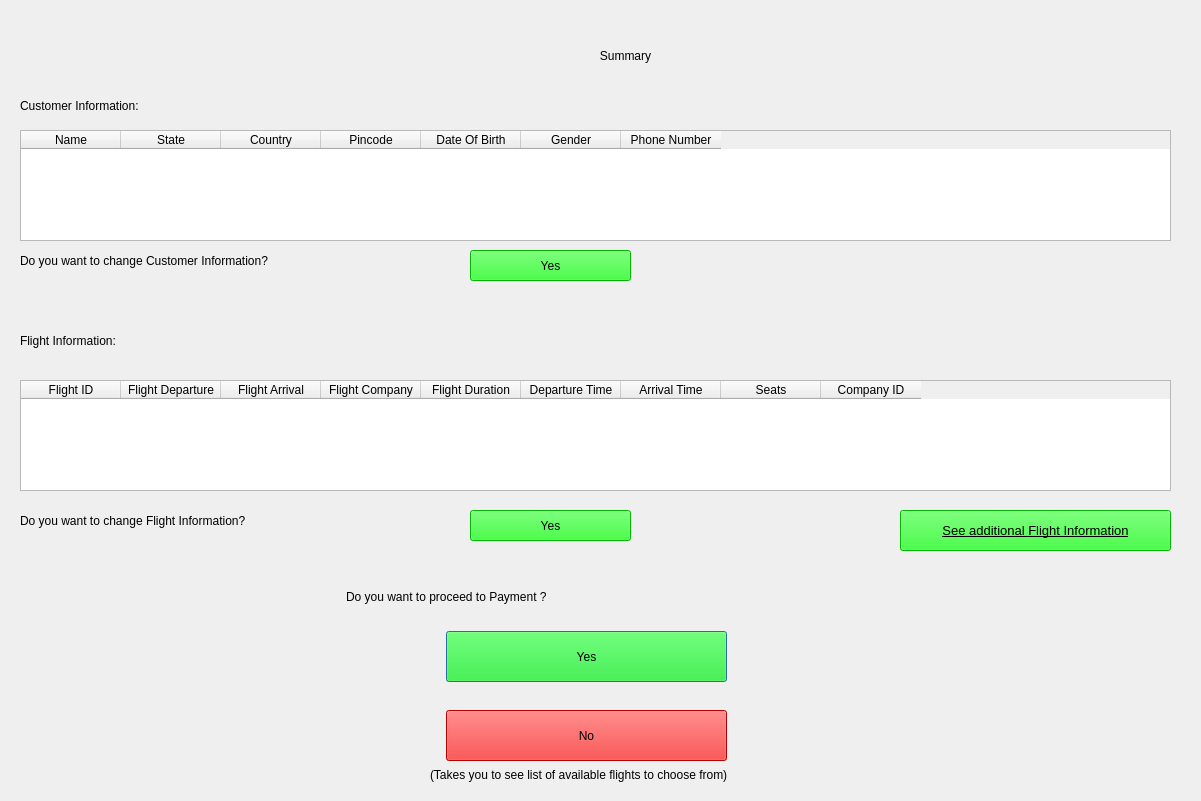
<?xml version="1.0" encoding="UTF-8"?>
<ui version="4.0">
 <class>bgWidget</class>
 <widget class="QDialog" name="bgWidget">
  <property name="geometry">
   <rect>
    <x>0</x>
    <y>0</y>
    <width>1201</width>
    <height>801</height>
   </rect>
  </property>
  <property name="windowTitle">
   <string>Dialog</string>
  </property>
  <widget class="QLabel" name="HeaderLabel">
   <property name="geometry">
    <rect>
     <x>490</x>
     <y>20</y>
     <width>271</width>
     <height>71</height>
    </rect>
   </property>
   <property name="styleSheet">
    <string notr="true">
font: 36pt &quot;MS Shell Dlg 2&quot;;</string>
   </property>
   <property name="text">
    <string>Summary</string>
   </property>
   <property name="alignment">
    <set>Qt::AlignCenter</set>
   </property>
  </widget>
  <widget class="QPushButton" name="Yes_Button">
   <property name="geometry">
    <rect>
     <x>446</x>
     <y>631</y>
     <width>281</width>
     <height>51</height>
    </rect>
   </property>
   <property name="styleSheet">
    <string notr="true">font: 16pt &quot;MS Shell Dlg 2&quot;;
background-color: rgb(0, 255, 0);
</string>
   </property>
   <property name="text">
    <string>Yes</string>
   </property>
  </widget>
  <widget class="QLabel" name="label_2">
   <property name="geometry">
    <rect>
     <x>346</x>
     <y>571</y>
     <width>511</width>
     <height>51</height>
    </rect>
   </property>
   <property name="styleSheet">
    <string notr="true">font: 18pt &quot;MS Shell Dlg 2&quot;;</string>
   </property>
   <property name="text">
    <string>Do you want to proceed to Payment ?</string>
   </property>
  </widget>
  <widget class="QTableWidget" name="Customer_Info_TableWidget">
   <property name="geometry">
    <rect>
     <x>20</x>
     <y>130</y>
     <width>1151</width>
     <height>111</height>
    </rect>
   </property>
   <column>
    <property name="text">
     <string>Name</string>
    </property>
    <property name="whatsThis">
     <string>fgdfg</string>
    </property>
   </column>
   <column>
    <property name="text">
     <string>State</string>
    </property>
   </column>
   <column>
    <property name="text">
     <string>Country</string>
    </property>
   </column>
   <column>
    <property name="text">
     <string>Pincode</string>
    </property>
   </column>
   <column>
    <property name="text">
     <string>Date Of Birth</string>
    </property>
   </column>
   <column>
    <property name="text">
     <string>Gender</string>
    </property>
   </column>
   <column>
    <property name="text">
     <string>Phone Number</string>
    </property>
   </column>
  </widget>
  <widget class="QLabel" name="label">
   <property name="geometry">
    <rect>
     <x>20</x>
     <y>90</y>
     <width>311</width>
     <height>31</height>
    </rect>
   </property>
   <property name="styleSheet">
    <string notr="true">font: 18pt &quot;MS Shell Dlg 2&quot;;</string>
   </property>
   <property name="text">
    <string>Customer Information:</string>
   </property>
  </widget>
  <widget class="QPushButton" name="No_Button">
   <property name="geometry">
    <rect>
     <x>446</x>
     <y>710</y>
     <width>281</width>
     <height>51</height>
    </rect>
   </property>
   <property name="styleSheet">
    <string notr="true">font: 16pt &quot;MS Shell Dlg 2&quot;;
background-color: rgb(255, 0, 0);
</string>
   </property>
   <property name="text">
    <string>No</string>
   </property>
  </widget>
  <widget class="QLabel" name="label_3">
   <property name="geometry">
    <rect>
     <x>20</x>
     <y>320</y>
     <width>261</width>
     <height>41</height>
    </rect>
   </property>
   <property name="styleSheet">
    <string notr="true">font: 18pt &quot;MS Shell Dlg 2&quot;;</string>
   </property>
   <property name="text">
    <string>Flight Information:</string>
   </property>
  </widget>
  <widget class="QTableWidget" name="User_Selected_Flights_TableWidget">
   <property name="geometry">
    <rect>
     <x>20</x>
     <y>380</y>
     <width>1151</width>
     <height>111</height>
    </rect>
   </property>
   <column>
    <property name="text">
     <string>Flight ID</string>
    </property>
   </column>
   <column>
    <property name="text">
     <string>Flight Departure</string>
    </property>
   </column>
   <column>
    <property name="text">
     <string>Flight Arrival</string>
    </property>
   </column>
   <column>
    <property name="text">
     <string>Flight Company</string>
    </property>
   </column>
   <column>
    <property name="text">
     <string>Flight Duration</string>
    </property>
   </column>
   <column>
    <property name="text">
     <string>Departure Time</string>
    </property>
   </column>
   <column>
    <property name="text">
     <string>Arrival Time</string>
    </property>
   </column>
   <column>
    <property name="text">
     <string>Seats</string>
    </property>
   </column>
   <column>
    <property name="text">
     <string>Company ID</string>
    </property>
   </column>
  </widget>
  <widget class="QLabel" name="label_4">
   <property name="geometry">
    <rect>
     <x>430</x>
     <y>759</y>
     <width>331</width>
     <height>31</height>
    </rect>
   </property>
   <property name="text">
    <string>(Takes you to see list of available flights to choose from)</string>
   </property>
  </widget>
  <widget class="QPushButton" name="Yes_Button_2">
   <property name="geometry">
    <rect>
     <x>1210</x>
     <y>850</y>
     <width>281</width>
     <height>51</height>
    </rect>
   </property>
   <property name="styleSheet">
    <string notr="true">font: 16pt &quot;MS Shell Dlg 2&quot;;
background-color: rgb(0, 255, 0);
</string>
   </property>
   <property name="text">
    <string>Yes</string>
   </property>
  </widget>
  <widget class="QLabel" name="label_5">
   <property name="geometry">
    <rect>
     <x>1110</x>
     <y>790</y>
     <width>511</width>
     <height>51</height>
    </rect>
   </property>
   <property name="styleSheet">
    <string notr="true">font: 18pt &quot;MS Shell Dlg 2&quot;;</string>
   </property>
   <property name="text">
    <string>Do you want to proceed to Payment ?</string>
   </property>
  </widget>
  <widget class="QPushButton" name="No_Button_2">
   <property name="geometry">
    <rect>
     <x>1210</x>
     <y>940</y>
     <width>281</width>
     <height>51</height>
    </rect>
   </property>
   <property name="styleSheet">
    <string notr="true">font: 16pt &quot;MS Shell Dlg 2&quot;;
background-color: rgb(255, 0, 0);
</string>
   </property>
   <property name="text">
    <string>No</string>
   </property>
  </widget>
  <widget class="QLabel" name="label_6">
   <property name="geometry">
    <rect>
     <x>1504</x>
     <y>949</y>
     <width>331</width>
     <height>31</height>
    </rect>
   </property>
   <property name="text">
    <string>(Takes you to see list of available flights to choose from)</string>
   </property>
  </widget>
  <widget class="QLabel" name="label_7">
   <property name="geometry">
    <rect>
     <x>20</x>
     <y>240</y>
     <width>421</width>
     <height>41</height>
    </rect>
   </property>
   <property name="styleSheet">
    <string notr="true">font: 12pt &quot;MS Shell Dlg 2&quot;;</string>
   </property>
   <property name="text">
    <string>Do you want to change Customer Information?</string>
   </property>
  </widget>
  <widget class="QPushButton" name="Customer_Info_pushButton">
   <property name="geometry">
    <rect>
     <x>470</x>
     <y>250</y>
     <width>161</width>
     <height>31</height>
    </rect>
   </property>
   <property name="styleSheet">
    <string notr="true">font: 10pt &quot;MS Shell Dlg 2&quot;;
background-color: rgb(0, 255, 0);
</string>
   </property>
   <property name="text">
    <string>Yes</string>
   </property>
  </widget>
  <widget class="QLabel" name="label_8">
   <property name="geometry">
    <rect>
     <x>20</x>
     <y>500</y>
     <width>421</width>
     <height>41</height>
    </rect>
   </property>
   <property name="styleSheet">
    <string notr="true">font: 12pt &quot;MS Shell Dlg 2&quot;;</string>
   </property>
   <property name="text">
    <string>Do you want to change Flight Information?</string>
   </property>
  </widget>
  <widget class="QPushButton" name="Flight_Info_pushButton">
   <property name="geometry">
    <rect>
     <x>470</x>
     <y>510</y>
     <width>161</width>
     <height>31</height>
    </rect>
   </property>
   <property name="styleSheet">
    <string notr="true">font: 10pt &quot;MS Shell Dlg 2&quot;;
background-color: rgb(0, 255, 0);
</string>
   </property>
   <property name="text">
    <string>Yes</string>
   </property>
  </widget>
  <widget class="QPushButton" name="See_Additional_Info_button">
   <property name="geometry">
    <rect>
     <x>900</x>
     <y>510</y>
     <width>271</width>
     <height>41</height>
    </rect>
   </property>
   <property name="font">
    <font>
     <family>MS Shell Dlg 2</family>
     <pointsize>10</pointsize>
     <weight>50</weight>
     <italic>false</italic>
     <bold>false</bold>
     <underline>true</underline>
    </font>
   </property>
   <property name="styleSheet">
    <string notr="true">font: 10pt &quot;MS Shell Dlg 2&quot;;
background-color: rgb(0, 255, 0);
</string>
   </property>
   <property name="text">
    <string>See additional Flight Information</string>
   </property>
  </widget>
 </widget>
 <resources/>
 <connections/>
</ui>
